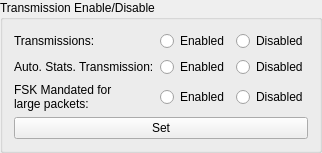
             <widget class="QGroupBox" name="transmittingGroupBox">
              <property name="title">
               <string>Transmission Enable/Disable</string>
              </property>
              <layout class="QGridLayout" name="gridLayout_17">
               <item row="2" column="1">
                <widget class="QRadioButton" name="SatelliteConfig_Transmission_FSKMandated_Enabled_RadioButton">
                 <property name="text">
                  <string>Enabled</string>
                 </property>
                 <attribute name="buttonGroup">
                  <string notr="true">buttonGroup_12</string>
                 </attribute>
                </widget>
               </item>
               <item row="2" column="2">
                <widget class="QRadioButton" name="SatelliteConfig_Transmission_FSKMandated_Disabled_RadioButton">
                 <property name="text">
                  <string>Disabled</string>
                 </property>
                 <attribute name="buttonGroup">
                  <string notr="true">buttonGroup_12</string>
                 </attribute>
                </widget>
               </item>
               <item row="1" column="2">
                <widget class="QRadioButton" name="SatelliteConfig_Transmission_AutoStatsDisabled_RadioButton">
                 <property name="text">
                  <string>Disabled</string>
                 </property>
                 <attribute name="buttonGroup">
                  <string notr="true">buttonGroup_11</string>
                 </attribute>
                </widget>
               </item>
               <item row="0" column="1">
                <widget class="QRadioButton" name="SatelliteConfig_Transmission_Enabled_RadioButton">
                 <property name="text">
                  <string>Enabled</string>
                 </property>
                 <attribute name="buttonGroup">
                  <string notr="true">buttonGroup_4</string>
                 </attribute>
                </widget>
               </item>
               <item row="0" column="2">
                <widget class="QRadioButton" name="SatelliteConfig_Transmission_Disabled_RadioButton">
                 <property name="text">
                  <string>Disabled</string>
                 </property>
                 <attribute name="buttonGroup">
                  <string notr="true">buttonGroup_4</string>
                 </attribute>
                </widget>
               </item>
               <item row="1" column="1">
                <widget class="QRadioButton" name="SatelliteConfig_Transmission_AutoStatsEnabled_RadioButton">
                 <property name="text">
                  <string>Enabled</string>
                 </property>
                 <attribute name="buttonGroup">
                  <string notr="true">buttonGroup_11</string>
                 </attribute>
                </widget>
               </item>
               <item row="0" column="0">
                <widget class="QLabel" name="label_141">
                 <property name="text">
                  <string>Transmissions:</string>
                 </property>
                </widget>
               </item>
               <item row="1" column="0">
                <widget class="QLabel" name="label_142">
                 <property name="text">
                  <string>Auto. Stats. Transmission:</string>
                 </property>
                </widget>
               </item>
               <item row="2" column="0">
                <widget class="QLabel" name="label_143">
                 <property name="text">
                  <string>FSK Mandated for
large packets:</string>
                 </property>
                </widget>
               </item>
               <item row="3" column="0" colspan="3">
                <widget class="QPushButton" name="SatelliteConfig_Transmission_Send_Button">
                 <property name="text">
                  <string>Set</string>
                 </property>
                </widget>
               </item>
              </layout>
             </widget>
